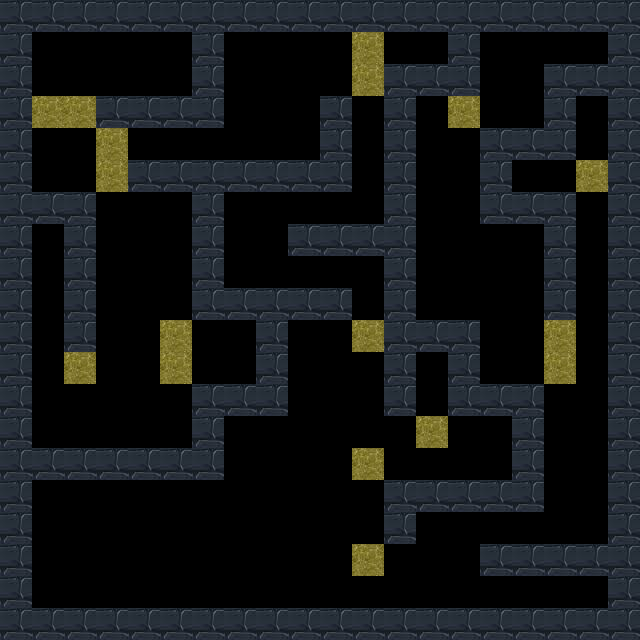

Tiled map render using the project's own tile images. Description and the map definition, with tile-layer contents summarised, below:
An orthogonal 20x20 tile map with 32x32 px tiles, 2 tile layers (Intersection, Collidable Walls), 1 hidden layer not drawn, 3 tilesets.

<map version="1.0" orientation="orthogonal" renderorder="right-down" width="20" height="20" tilewidth="32" tileheight="32" nextobjectid="1">
 <tileset firstgid="1" name="Dust" tilewidth="32" tileheight="32" tilecount="48">
  <image source="res_map/tile2.jpg" width="260" height="194" />
 </tileset>
 <tileset firstgid="49" name="Walls" tilewidth="32" tileheight="32" tilecount="49">
  <image source="res_map/tile1.jpg" width="225" height="225" />
 </tileset>
 <tileset firstgid="98" name="Finish" tilewidth="32" tileheight="32" tilecount="1224">
  <image source="res_map/tile4.jpg" width="590" height="2180" />
 </tileset>
 <layer name="Background" width="20" height="20" visible="0">
  <data>[400 cells, 400 non-empty, 2 distinct tile ids]</data>
 </layer>
 <layer name="Intersection" width="20" height="20">
  <data>[400 cells, 17 non-empty, 1 distinct tile ids]</data>
 </layer>
 <layer name="Collidable Walls" width="20" height="20">
  <properties>
   <property name="Collidable" value="true" />
  </properties>
  <data>[400 cells, 165 non-empty, 1 distinct tile ids]</data>
 </layer>
</map>
